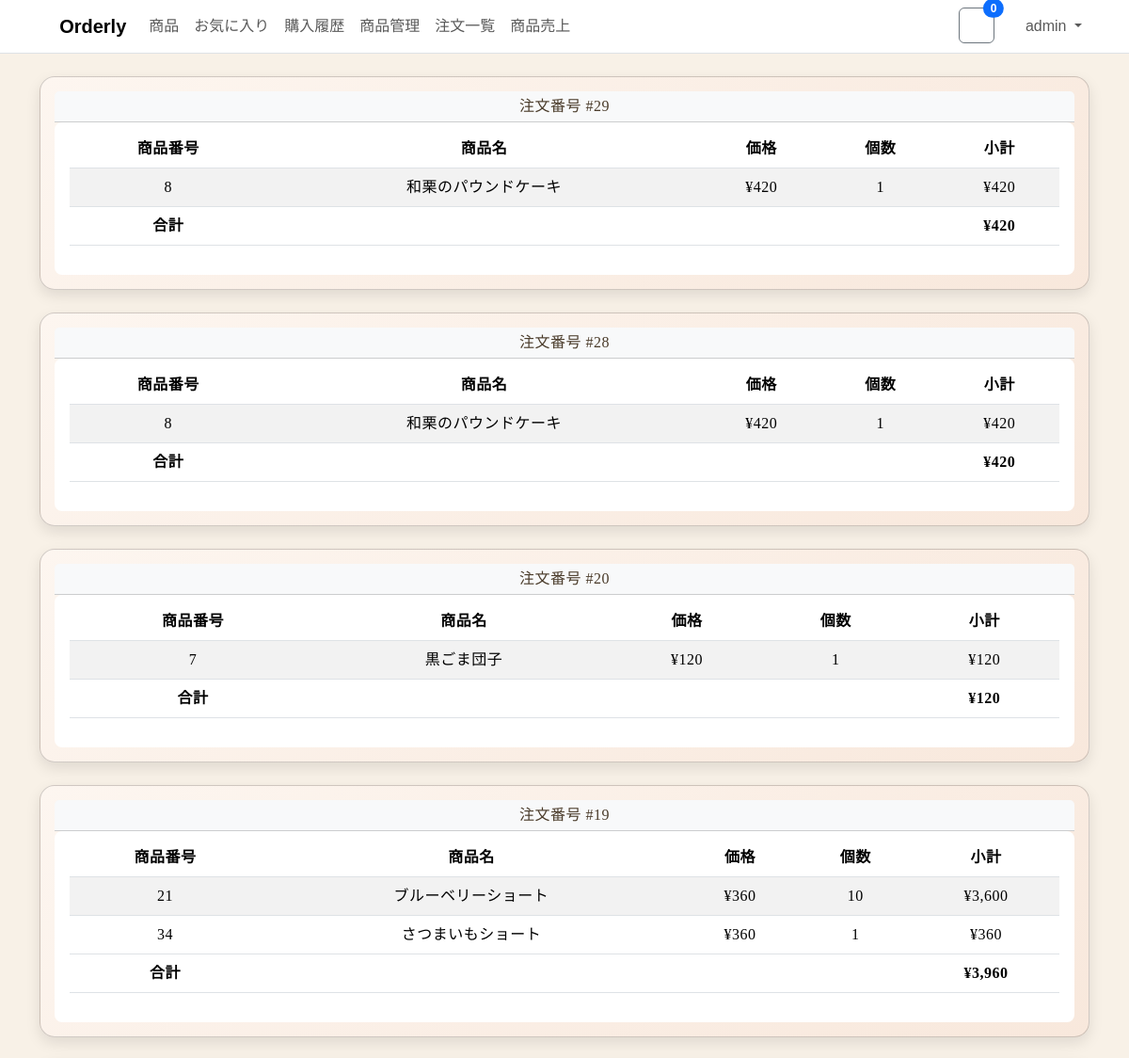
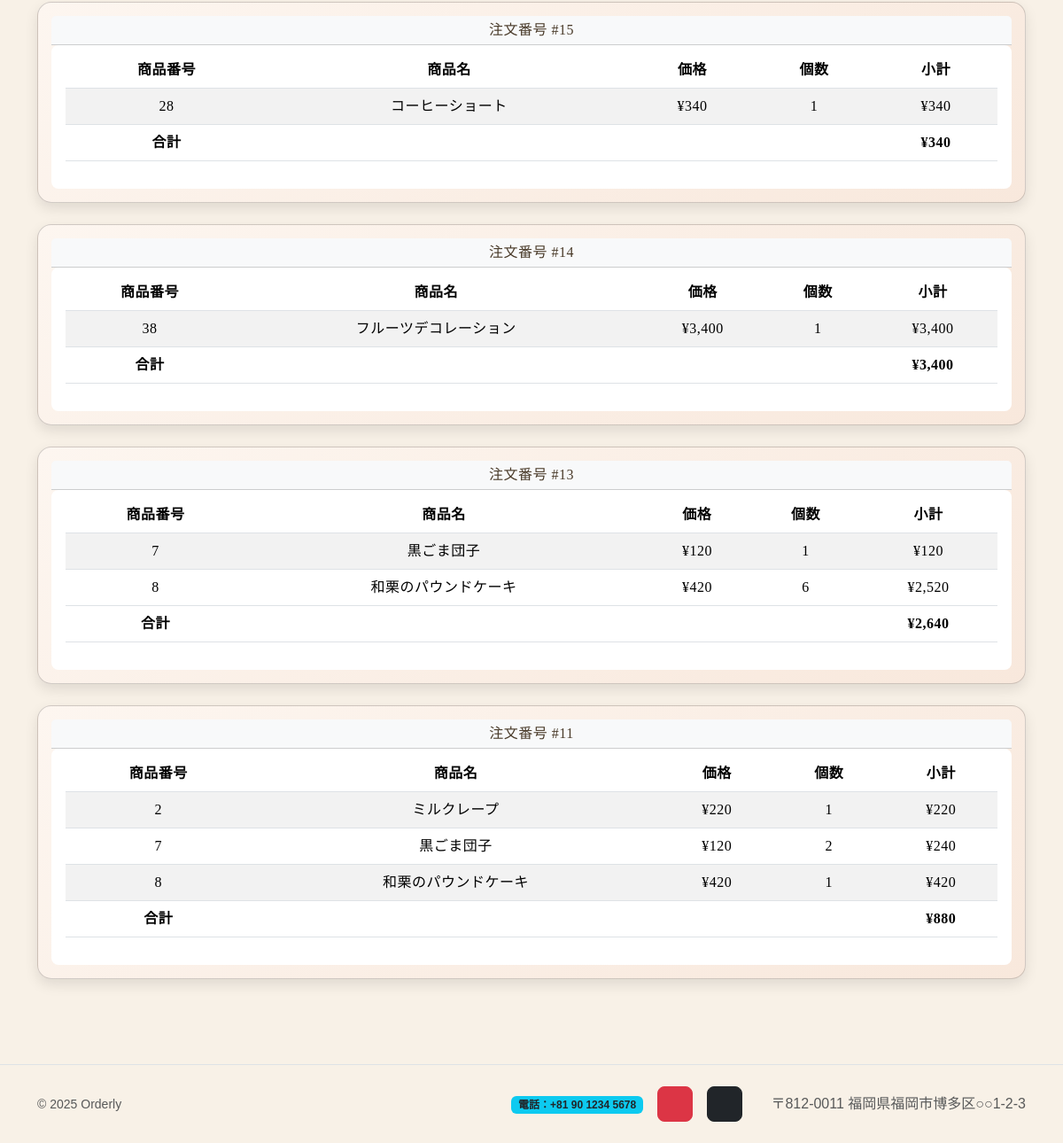
The page /history.php (signed in) on the database its author committed (2 pictures, top to bottom).
### tables this page shows
CREATE TABLE `purchase_detail` (
    `purchase_id` int NOT NULL,
    `product_id` int NOT NULL,
    `count` int NOT NULL
);

CREATE TABLE `product` (
    `id` int NOT NULL,
    `name` varchar(100) NOT NULL,
    `category` varchar(50) NOT NULL DEFAULT 'その他',
    `price` int NOT NULL,
    `image_url` varchar(255) DEFAULT NULL,
    `description` text,
    `is_recommended` tinyint(1) NOT NULL DEFAULT '0',
    `created_at` datetime NOT NULL DEFAULT CURRENT_TIMESTAMP,
    `updated_at` datetime NOT NULL DEFAULT CURRENT_TIMESTAMP ON UPDATE CURRENT_TIMESTAMP
);

### app.php (called while the page is built, shortened)
<?php
function e(string $s): string
{
    return htmlspecialchars($s, ENT_QUOTES, 'UTF-8');
}
function cart_count(): int
{
    if (empty($_SESSION['product'])) return 0;
    $n = 0;
    return $n;
}

### history.php (the view, shortened to what this page needs)
<?php
require_once 'app.php';
require_once 'header.php'; ?>
<div class="container py-4">
  <?php
  $pdo = db();
  $sql = $pdo->prepare('select id from purchase where customer_id=? order by id desc');
  $sql->execute([$_SESSION['customer']['id']]);
  $purchases = $sql->fetchAll(PDO::FETCH_COLUMN);
  foreach ($purchases as $pid):
    $sql2 = $pdo->prepare(
      'select product.id, product.name, product.price, purchase_detail.count
       from purchase_detail
       join product on product.id = purchase_detail.product_id
      where purchase_detail.purchase_id = ?'
    );
    $sql2->execute([$pid]);
    $total = 0;
  ?>
    <div class="card mb-4">
      <div class="card-header bg-light">注文番号 #<?= (int)$pid ?></div>
      <div class="card-body">
        <div class="table-responsive">
          <table class="table table-striped align-middle">
            <thead>
              <tr>
                <th>商品番号</th>
                <th>商品名</th>
                <th>価格</th>
                <th>個数</th>
                <th>小計</th>
              </tr>
            </thead>
            <tbody>
              <?php foreach ($sql2 as $row):
                $subtotal = $row['price'] * $row['count'];
                $total += $subtotal; ?>
                <tr>
                  <td><?= (int)$row['id'] ?></td>
                  <td><a href="detail.php?id=<?= (int)$row['id'] ?>"><?= htmlspecialchars($row['name'], ENT_QUOTES, 'UTF-8') ?></a></td>
                  <td>¥<?= number_format($row['price']) ?></td>
                  <td><?= (int)$row['count'] ?></td>
                  <td>¥<?= number_format($subtotal) ?></td>
                </tr>
              <?php endforeach; ?>
            </tbody>
            <tfoot>
              <tr>
                <th>合計</th>
                <td></td>
                <td></td>
                <td></td>
                <th>¥<?= number_format($total) ?></th>
              </tr>
            </tfoot>
          </table>
        </div>
      </div>
    </div>
  <?php endforeach; ?>
</div>
<?php require_once 'footer.php'; ?>

### header.php (shortened to what this page needs)
<!doctype html>
<html lang="ja">
<head>
  <link href="https://cdn.jsdelivr.net/npm/bootstrap@5.3.3/dist/css/bootstrap.min.css" rel="stylesheet">
  <link href="https://cdn.jsdelivr.net/npm/bootstrap-icons@1.11.3/font/bootstrap-icons.css" rel="stylesheet">
</head>
<body>
  <?php require_once 'menu.php'; ?>

### menu.php (shortened to what this page needs)
<?php
$me = $_SESSION['customer'] ?? null;
$is_admin = isset($me['role']) && $me['role'] === 'admin';
?>
<nav class="navbar navbar-expand-lg bg-white border-bottom sticky-top">
  <div class="container">
    <a class="navbar-brand fw-semibold" href="index.php"><i class="bi bi-cake2"></i> Orderly</a>
    <div id="nav" class="collapse navbar-collapse">
      <ul class="navbar-nav me-auto mb-2 mb-lg-0">
        <li class="nav-item"><a class="nav-link" href="product.php">商品</a></li>
        <li class="nav-item"><a class="nav-link" href="favorite-show.php">お気に入り</a></li>
        <li class="nav-item"><a class="nav-link" href="history.php">購入履歴</a></li>
        <?php if ($is_admin): ?>
          <li class="nav-item"><a class="nav-link" href="admin-products.php">商品管理</a></li>
          <li class="nav-item"><a class="nav-link" href="orders-details.php">注文一覧</a></li>
          <li class="nav-item"><a class="nav-link" href="sales-details.php">商品売上</a></li>
        <?php endif; ?>
      </ul>
      <ul class="navbar-nav ms-auto">
        <li class="nav-item me-2">
          <a class="btn btn-outline-secondary position-relative" href="cart-show.php">
            <i class="bi bi-cart"></i>
            <span class="position-absolute top-0 start-100 translate-middle badge rounded-pill text-bg-primary">
              <?= cart_count() ?>
            </span>
          </a>
        </li>
        <?php if ($me): ?>
          <li class="nav-item dropdown">
            <a class="nav-link dropdown-toggle" href="#" role="button" data-bs-toggle="dropdown">
              <i class="bi bi-person-circle"></i> <?= e($me['name']) ?>
            </a>
          </li>
        <?php else: ?>
          <li class="nav-item"><a class="nav-link" href="login-input.php">ログイン</a></li>
          <li class="nav-item"><a class="btn btn-primary ms-2" href="customer-input.php">新規登録</a></li>
        <?php endif; ?>
      </ul>
    </div>
  </div>
</nav>

### footer.php (shortened to what this page needs)
<footer class="mt-5 py-4 border-top">
    <div class="container d-flex flex-column flex-lg-row justify-content-between align-items-center gap-3">
        <small class="text-muted mb-0">&copy; <?= date('Y') ?> Orderly</small>
        <div class="d-flex align-items-center gap-3 flex-wrap">
            <a href="tel:+819012345678" class="text-decoration-none" aria-label="電話をかける">
                <span class="badge text-bg-info text-dark fw-semibold">電話：+81 90 1234 5678</span>
            </a>
            <a href="https://www.youtube.com/@OrderlyShop" target="_blank" rel="noopener"
                class="btn btn-danger rounded-3 p-2 d-inline-flex align-items-center justify-content-center"
                style="width:40px;height:40px;" aria-label="YouTube">
                <i class="bi bi-youtube fs-5 text-white"></i>
            </a>
            <a href="https://www.instagram.com/your_account" target="_blank" rel="noopener"
                class="btn btn-dark rounded-3 p-2 d-inline-flex align-items-center justify-content-center"
                style="width:40px;height:40px;" aria-label="Instagram">
                <i class="bi bi-instagram fs-5 text-white"></i>
            </a>
            <span class="text-muted d-flex align-items-center">
                <i class="bi bi-geo-alt me-1"></i>
                〒812-0011 福岡県福岡市博多区○○1-2-3
            </span>
        </div>
    </div>
</footer>
</body>
</html>

### header.php (style rules this page uses)
body, html { margin: 0; padding: 0; font-family: 'Noto Sans JP', sans-serif; background-color: #F8F1E7; color: #000000ff; }
a { color: inherit; text-decoration: none; }
.card { background: linear-gradient(145deg, #fdf6f0, #f8e8dc); border-radius: 16px; padding: 15px; box-shadow: 0 6px 15px rgba(0, 0, 0, 0.1); text-align: center; cursor: pointer; transition: transform 0.35s ease, box-shadow 0.35s ease, opacity 0.35s ease; display: flex; flex-direction: column; justify-content: flex-start; align-items: center; }
.card div { width: 100%; font-size: 1rem; font-weight: 500; color: #4A3B2A; background: #FFFFFF; padding: 4px 8px; border-radius: 8px; display: inline-block; font-family: 'Noto Serif JP', serif; letter-spacing: 0.5px; }

### rows shown on the page
purchase_detail: product "8", product.name "和栗のパウンドケーキ", product.price "420", count "1"
purchase_detail: product "7", product.name "黒ごま団子", product.price "120", count "1"
purchase_detail: product "21", product.name "ブルーベリーショート", product.price "360", count "10", subtotal "3,600"
purchase_detail: product "34", product.name "さつまいもショート", product.price "360", count "1"
purchase_detail: product "28", product.name "コーヒーショート", product.price "340", count "1"
purchase_detail: product "38", product.name "フルーツデコレーション", product.price "3,400", count "1", subtotal "3,400"
purchase_detail: product "8", product.name "和栗のパウンドケーキ", product.price "420", count "6", subtotal "2,520"
purchase_detail: product "2", product.name "ミルクレープ", product.price "220", count "1"
purchase_detail: product "7", product.name "黒ごま団子", product.price "120", count "2", subtotal "240"

### other values the page prints
cart_count() "0"
$me['name'] "admin"
$pid "29"
$total "420"
$pid "28"
$pid "20"
$total "120"
$pid "19"
$total "3,960"
$pid "15"
$total "340"
$pid "14"
$total "3,400"
$pid "13"
$total "2,640"
